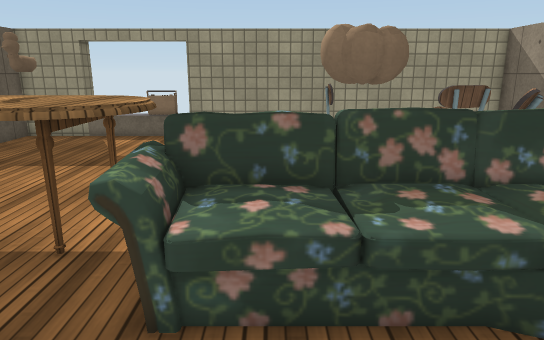
view 1 (above)

16 first-person views from a walk through a Unity game level. The camera is 1.5 m above the floor, tilts 14° down and sees 70° across. The floor is counted in squares, 0.5 m on a side. Each view is taken from the middle of a square. On the plan, view 1 faces up. The plan holds only what a view shows up to about 20 squares ahead; the rest is blank. The player character is not drawn. Some surface patterns are stand-ins.

view 2
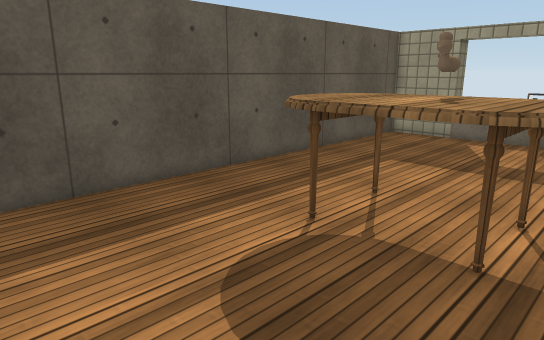

view 3
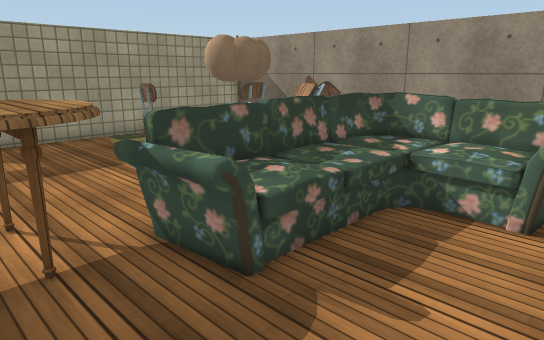

view 4
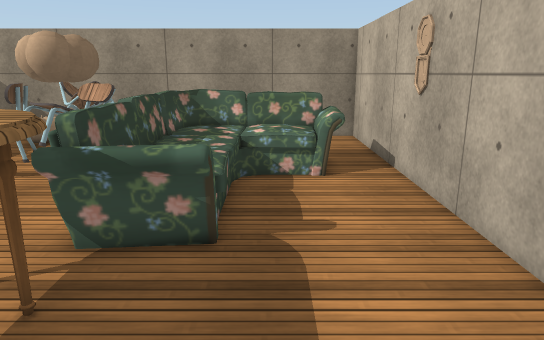

view 5
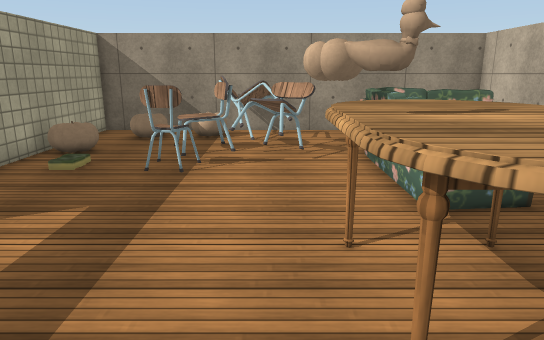

view 6
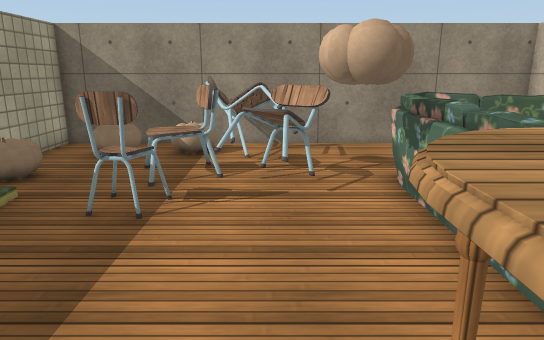

view 7
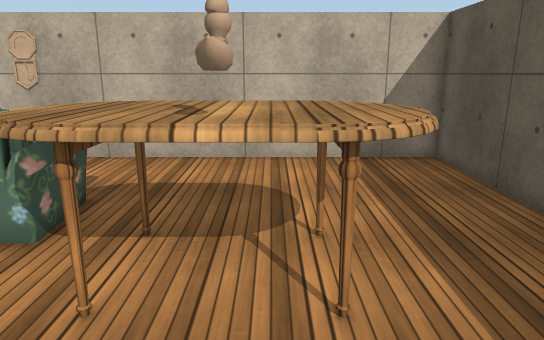

view 8
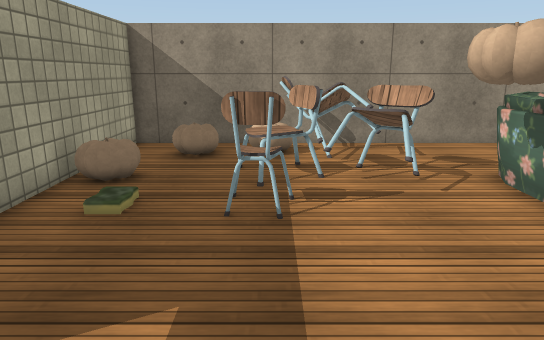

view 9
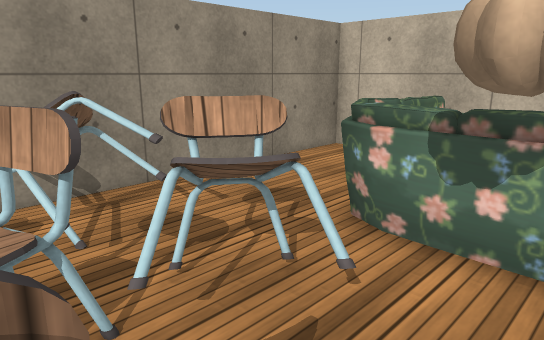

view 10
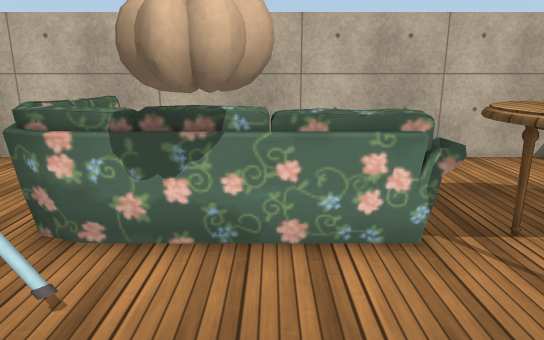

view 11
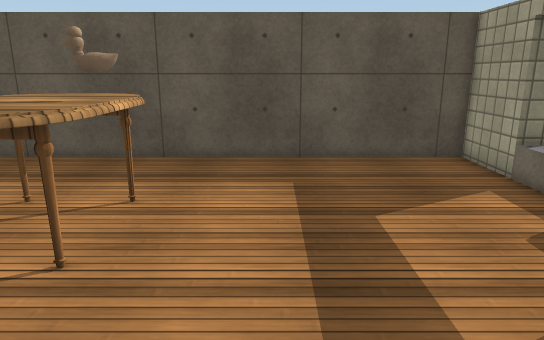

view 12
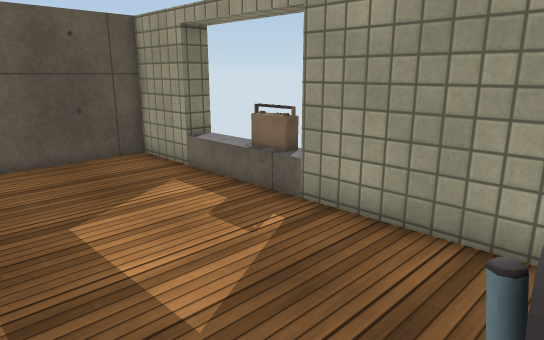

view 13
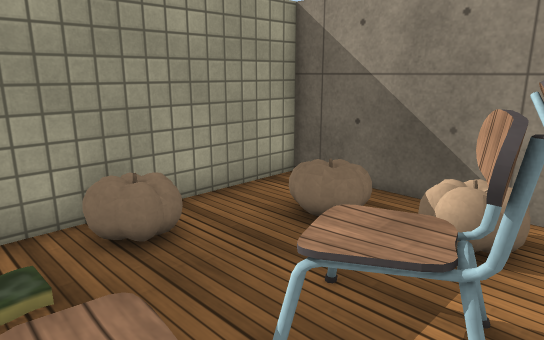

view 14
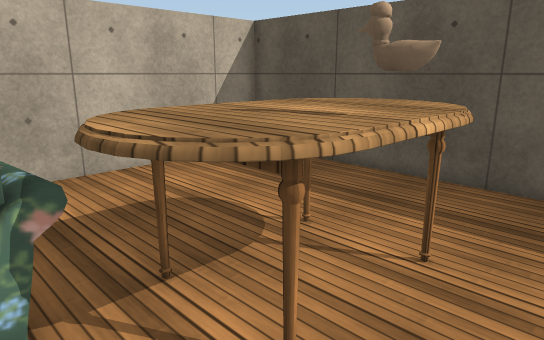

view 15
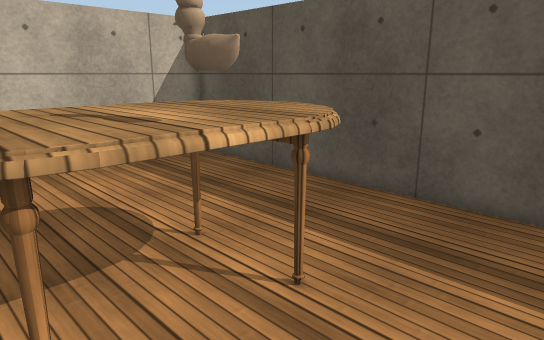

view 16
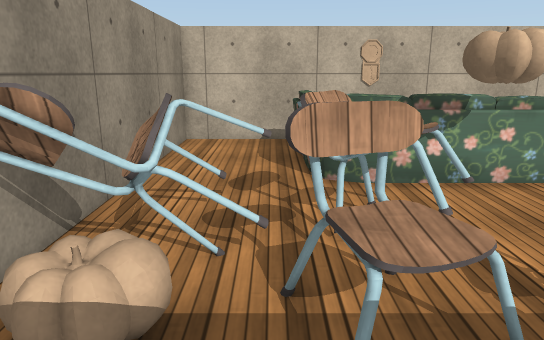

### Floor plan
Points are (right, up) in squares from view 1. A wall is a line through its corners. A room is listed if a view was taken in it or the views show most of it. See-through windows are left out.
Room 1 (views 1, 2, 3, 4, 5, 6, 7, 8, 9, 10, 11, 12, 13, 14, 15, 16)
walls: (-8.5, 19) (-12, 19) (-12, -1) (11, -1) (11, 19) (-6.5, 19); (-9, 20.1) (-9, 19)
objects: table (-8, 6) to (-2, 9); sofa (-2, 1) to (6, 7); pumpkin (1, 7) to (3, 9); chair (2, 13) to (3, 14); chair (3, 8) to (6, 11); pumpkin (4, 18) to (5, 18); chair (5, 12) to (7, 14); chair (7, 9) to (10, 13); pumpkin (9, 13); pumpkin (9, 16)

Positions as (right, up) in squares from view 1, and headings:
1: (0, 0), facing up
2: (-2, 0), facing up-left
3: (-5, 0), facing up-right
4: (-8, 3), facing right
5: (-10, 10), facing right
6: (-6, 10), facing right
7: (-6, 13), facing down
8: (-6, 13), facing right
9: (1, 13), facing down-right
10: (1, 13), facing down
11: (2, 12), facing left
12: (2, 12), facing up-left
13: (2, 11), facing up-right
14: (-1, 11), facing down-left
15: (-3, 12), facing down-left
16: (7, 17), facing down
